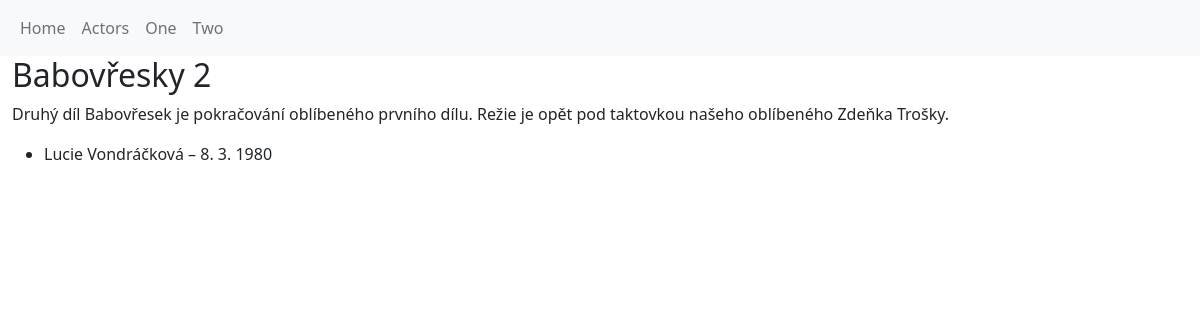
Screenshot of /film/2 with the database file from the repository.
### gaflix/models.py (models this page shows, shortened)
class Movie(models.Model):
    title = models.CharField(max_length=255)
    description = models.TextField(null=True, blank=True)
    csfd_rating = models.IntegerField(null=True, blank=True)
    director = models.ForeignKey('Director', null=True, blank=True, on_delete=models.SET_NULL)
    actors = models.ManyToManyField('Actor', blank=True)
    categories = models.ManyToManyField('Category', blank=True)

class Actor(models.Model):
    name = models.CharField(max_length=255)
    description = models.TextField(null=True, blank=True)
    birth_date = models.DateField(null=True, blank=True)
    sex = models.CharField(choices=SEX_CHOICES, max_length=32, default='male')
    class Meta:
        ordering = ['name']

### gaflix/views.py (the view)
# urls.py: path('film/<int:movie_id>', movie_detail, name='movie_detail'),
def movie_detail(request, movie_id):
    try:
        context = {
            'movie': Movie.objects.get(id=movie_id),
        }
    except Movie.DoesNotExist:
        return HttpResponseNotFound("Category does not exist")
    return render(request, 'movie_detail.html', context)

### templates/movie_detail.html (shortened to what this page needs)
{% extends 'base.html' %}
  {% block content %}
    <div class="container-fluid">
        <h2>{{movie.title}}</h2>
        <p>{{movie.description}}</p>
        <ul>
          {% for actor in movie.actors.all %}
            <li>{{actor.name}} &ndash; {{actor.birth_date|date:"j. n. Y"}}</li>
          {%endfor%}
        </ul>
      </div>
{% endblock %}

### rows the page displays
Movie: title "Babovřesky 2", description "Druhý díl Babovřesek je pokračování oblíbeného prvního dílu. Režie je opět pod taktovkou našeho oblíbeného Zdeňka Trošky."
Actor: name "Lucie Vondráčková", birth_date "8. 3. 1980"
